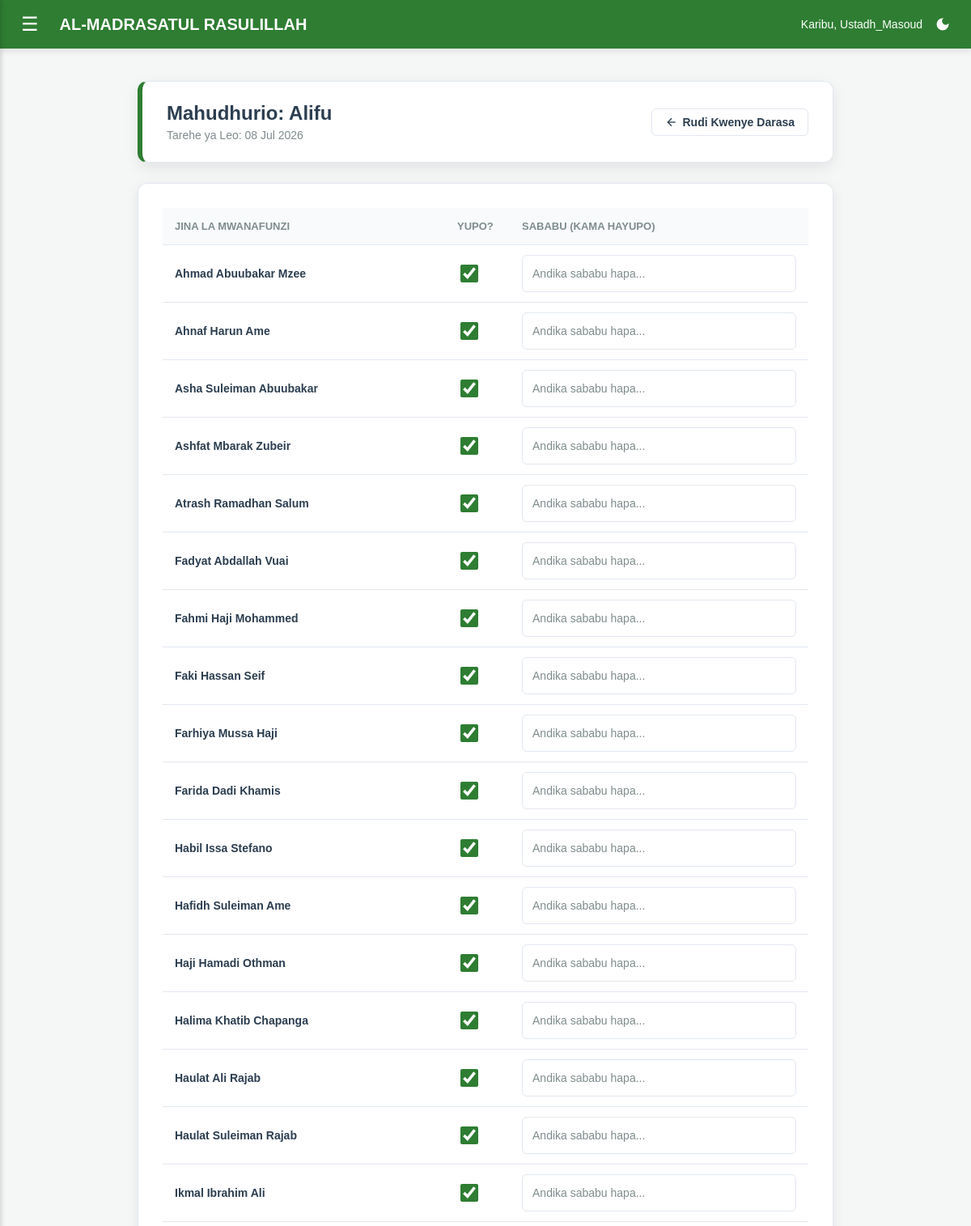
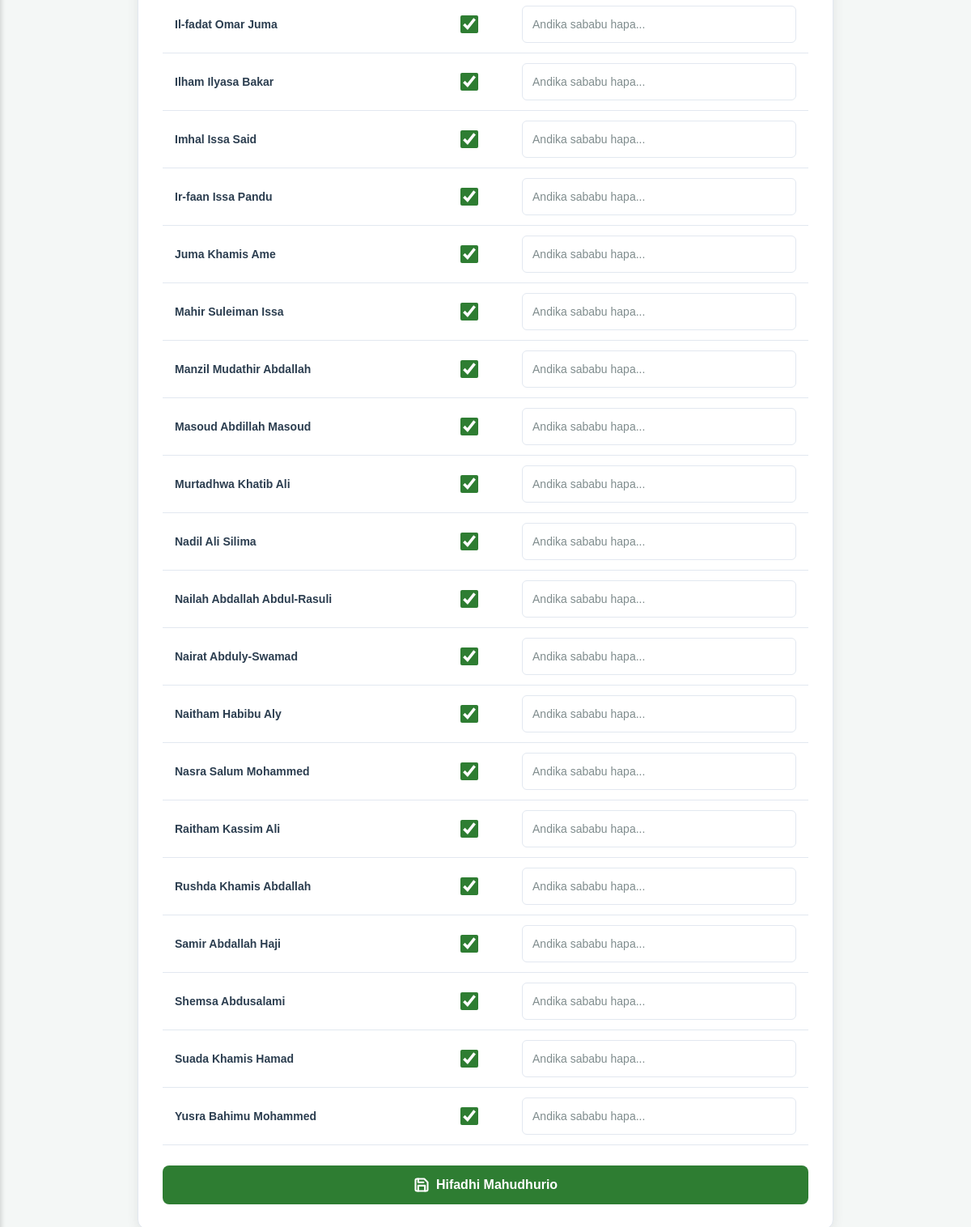
The app's page /madrasa/madarasa/2/mahudhurio/ (signed in) with its own data (2 pictures, top to bottom).
### usimamizi/models.py (models this page shows, shortened)
class Darasa(models.Model):
    jina = models.CharField(max_length=50, help_text="Mfano: Darasa la Kwanza, Ibtidai, n.k.")
    maelezo = models.TextField(blank=True, null=True)

class Mwanafunzi(models.Model):
    jina_kamili = models.CharField(
        max_length=100,
        unique=True,
        error_messages={
            'unique': "Mwanafunzi with this Jina already exists.",
        }
    )
    namba_ya_usajili = models.CharField(max_length=20, unique=True, blank=True)
    tarehe_ya_kuzaliwa = models.DateField(null=True, blank=True)
    mahala_anapoishi = models.CharField(max_length=100, null=True, blank=True)
    jina_la_mzazi = models.CharField(max_length=100, null=True, blank=True)
    namba_ya_simu_mzazi = models.CharField(max_length=15, null=True, blank=True)
    jinsia = models.CharField(max_length=2, choices=[('ME', 'Mwanamume (ME)'), ('KE', 'Mwanamke (KE)')], default='ME')
    darasa = models.ForeignKey(Darasa, on_delete=models.SET_NULL, null=True, blank=True)
    programu_ya_usiku = models.ForeignKey(Somo, on_delete=models.SET_NULL, null=True, blank=True, related_name='wanafunzi_usiku', help_text="Chagua kama anasoma usiku (Acha wazi kama hasomi usiku)")
    juzuu_aliyohifadhi = models.IntegerField(default=1)
    picha = models.ImageField(upload_to='picha_za_wanafunzi/', null=True, blank=True, validators=[validate_picha])
    tarehe_ya_kujiunga = models.DateField(auto_now_add=True)

### usimamizi/views.py (the view, shortened to what this page needs)
# urls.py: path('madarasa/<int:darasa_id>/mahudhurio/', views.mahudhurio_darasa, name='mahudhurio_darasa'),
@login_required(login_url='ingia')
@ruhusa_inahitajika('usimamizi.add_hudhurio')
def mahudhurio_darasa(request, darasa_id):
    darasa = get_object_or_404(Darasa, id=darasa_id)
    wanafunzi = Mwanafunzi.objects.filter(darasa=darasa).order_by('jina_kamili')
    leo = date.today()
    tayari_yapo = Hudhurio.objects.filter(
        mwanafunzi__darasa=darasa,
        tarehe=leo,
        aina_ya_rekodi='Kawaida'
    ).exists()
    context = {'darasa': darasa, 'wanafunzi': wanafunzi, 'leo': leo, 'tayari_yapo': tayari_yapo}
    return render(request, 'usimamizi/mahudhurio_darasa.html', context)

### usimamizi/views.py (called while the page is built)
def user_has_app_permission(user, *permissions):
    if not user.is_authenticated:
        return False
    if user.is_superuser:
        return True
    if Mwalimu.objects.filter(user=user, cheo='Mwalimu Mkuu').exists():
        return True
    return any(user.has_perm(permission) for permission in permissions)

def ruhusa_inahitajika(*permissions):
    def decorator(view_func):
        @wraps(view_func)
        def wrapper(request, *args, **kwargs):
            if user_has_app_permission(request.user, *permissions):
                return view_func(request, *args, **kwargs)
            raise PermissionDenied
        return wrapper
    return decorator

### usimamizi/templates/usimamizi/mahudhurio_darasa.html (shortened to what this page needs)
{% extends 'usimamizi/base.html' %}
{% load static %}
{% block extra_css %}
<link rel="stylesheet" href="{% static 'usimamizi/css/pages/mahudhurio_darasa.css' %}?v=20260706a">
{% endblock %}
{% block maudhui %}
<div class="page-shell mahudhurio_darasa-inline-1">
    <div class="app-card app-page-header app-card-accent-left-primary page-header">
        <div>
            <h1>Mahudhurio: {{ darasa.jina }}</h1>
            <p>Tarehe ya Leo: {{ leo|date:"d M Y" }}</p>
        </div>
        <a href="{% url 'wanafunzi_darasa' darasa.id %}" class="app-btn app-btn-outline app-btn-sm btn-back">
            <svg xmlns="http://www.w3.org/2000/svg" width="16" height="16" viewBox="0 0 24 24" fill="none" stroke="currentColor" stroke-width="2"><line x1="19" y1="12" x2="5" y2="12"></line><polyline points="12 19 5 12 12 5"></polyline></svg>
            Rudi Kwenye Darasa
        </a>
    </div>
    {% if tayari_yapo %}
        <div class="app-card app-card-accent-left-warning alert-warning">
            <svg xmlns="http://www.w3.org/2000/svg" width="48" height="48" viewBox="0 0 24 24" fill="none" stroke="currentColor" stroke-width="1.5" stroke-linecap="round" stroke-linejoin="round" class="mahudhurio_darasa-inline-2"><circle cx="12" cy="12" r="10"></circle><line x1="12" y1="8" x2="12" y2="12"></line><line x1="12" y1="16" x2="12.01" y2="16"></line></svg>
            <h3>Mahudhurio Tayari Yamechukuliwa!</h3>
            <p>Mahudhurio ya darasa hili kwa siku ya leo yameshasajiliwa kwenye mfumo. Huruhusiwi kuchukua mara mbili kwa siku moja.</p>
            <a href="{% url 'wanafunzi_darasa' darasa.id %}" class="app-btn app-btn-outline app-btn-sm btn-back mahudhurio_darasa-inline-3">Rudi Nyuma</a>
        </div>
    {% else %}
        <div class="app-card form-card">
            <form method="POST">
                <div class="app-table-wrap mahudhurio_darasa-inline-4">
                    <table class="app-table data-table">
                        <thead>
                            <tr>
                                <th>Jina la Mwanafunzi</th>
                                <th class="mahudhurio_darasa-inline-5">Yupo?</th>
                                <th>Sababu (Kama Hayupo)</th>
                            </tr>
                        </thead>
                        <tbody>
                            {% for mwanafunzi in wanafunzi %}
                            <tr>
                                <td class="mahudhurio_darasa-inline-6">
                                    {{ mwanafunzi.jina_kamili }}
                                </td>
                                <td class="mahudhurio_darasa-inline-7">
                                    <input type="checkbox" name="yupo_{{ mwanafunzi.id }}" checked class="custom-checkbox">
                                </td>
                                <td>
                                    <input type="text" name="sababu_{{ mwanafunzi.id }}" placeholder="Andika sababu hapa..." class="app-input custom-input">
                                </td>
                            </tr>
                            {% empty %}
                            <tr>
                                <td colspan="3" class="mahudhurio_darasa-inline-8">
                                    Hakuna wanafunzi waliosajiliwa kwenye darasa hili bado.
                                </td>
                            </tr>
                            {% endfor %}
                        </tbody>
                    </table>
                </div>
                <button type="submit" class="app-btn app-btn-primary btn-submit">
                    Hifadhi Mahudhurio
                </button>
            </form>
        </div>
    {% endif %}
</div>
{% endblock %}

### usimamizi/templates/usimamizi/base.html (shortened to what this page needs)
{% load static %}
<!DOCTYPE html>
<html lang="sw">
<head>
    <link rel="stylesheet" href="{% static 'usimamizi/css/base.css' %}?v=20260706a">
    {% block extra_css %}{% endblock %}
</head>
<body>
<div class="header">
    <button class="menu-btn" onclick="openNav()">☰</button>
    <h2>AL-MADRASATUL RASULILLAH</h2>
    <div class="user-actions">
        <span class="user-greeting">Karibu, {{ request.user.username }}</span>
        <button class="theme-switch" onclick="toggleTheme()" id="themeBtn" title="Badili Muonekano"></button>
    </div>
</div>
<div class="main-content" id="main">
    {% block maudhui %}{% endblock %}
</div>
</body>
</html>

### usimamizi/static/usimamizi/css/pages/mahudhurio_darasa.css (style rules this page uses)
.page-header { background-color: var(--card-bg); padding: 25px 30px; border-radius: 12px; border: 1px solid var(--border-color); border-left: 6px solid var(--primary); margin-bottom: 25px; display: flex; justify-content: space-between; align-items: center; flex-wrap: wrap; gap: 15px; }
.page-header h1 { margin: 0 0 5px 0; color: var(--text-main); font-size: 24px; font-weight: 700; }
.page-header p { margin: 0; color: var(--text-muted); font-size: 14px; font-weight: 500; }
.btn-back { background: transparent; border: 1px solid var(--border-color); color: var(--text-main); padding: 8px 16px; border-radius: 6px; text-decoration: none; font-size: 14px; font-weight: 600; transition: 0.2s; display: inline-flex; align-items: center; gap: 6px; }
.form-card { background-color: var(--card-bg); padding: 30px; border-radius: 12px; border: 1px solid var(--border-color); box-shadow: 0 4px 15px var(--shadow-color); }
.data-table { width: 100%; border-collapse: collapse; }
.data-table th { background-color: var(--table-header); padding: 15px; text-align: left; font-size: 13px; color: var(--text-muted); text-transform: uppercase; font-weight: 600; border-bottom: 1px solid var(--border-color); }
.data-table td { padding: 12px 15px; border-bottom: 1px solid var(--border-color); font-size: 14px; color: var(--text-main); vertical-align: middle; }
.custom-checkbox { width: 22px; height: 22px; cursor: pointer; accent-color: var(--primary); }
.custom-input { width: 100%; padding: 10px 12px; border-radius: 6px; border: 1px solid var(--border-color); background-color: var(--input-bg); color: var(--text-main); font-size: 14px; outline: none; transition: 0.2s; box-sizing: border-box; }
.btn-submit { background-color: var(--primary); color: white; border: none; padding: 14px 30px; border-radius: 8px; font-size: 16px; font-weight: bold; cursor: pointer; transition: 0.2s; display: inline-flex; align-items: center; gap: 8px; width: 100%; justify-content: center; margin-top: 25px; }
.mahudhurio_darasa-inline-1 { max-width: 900px; margin: auto; padding: 20px; }
.mahudhurio_darasa-inline-4 { overflow-x: auto; }
.mahudhurio_darasa-inline-5 { text-align: center; width: 80px; }
.mahudhurio_darasa-inline-6 { font-weight: 600; }
.mahudhurio_darasa-inline-7 { text-align: center; }

### records on screen
Darasa: jina "Alifu"
Mwanafunzi: jina_kamili "Ahmad Abuubakar Mzee"
Mwanafunzi: jina_kamili "Ahnaf Harun Ame"
Mwanafunzi: jina_kamili "Asha Suleiman Abuubakar"
Mwanafunzi: jina_kamili "Ashfat Mbarak Zubeir"
Mwanafunzi: jina_kamili "Atrash Ramadhan Salum"
Mwanafunzi: jina_kamili "Fadyat Abdallah Vuai"
Mwanafunzi: jina_kamili "Fahmi Haji Mohammed"
Mwanafunzi: jina_kamili "Faki Hassan Seif"
Mwanafunzi: jina_kamili "Farhiya Mussa Haji"
Mwanafunzi: jina_kamili "Farida Dadi Khamis"
Mwanafunzi: jina_kamili "Habil Issa Stefano"
Mwanafunzi: jina_kamili "Hafidh Suleiman Ame"
Mwanafunzi: jina_kamili "Haji Hamadi Othman"
Mwanafunzi: jina_kamili "Halima Khatib Chapanga"
Mwanafunzi: jina_kamili "Haulat Ali Rajab"
Mwanafunzi: jina_kamili "Haulat Suleiman Rajab"
Mwanafunzi: jina_kamili "Ikmal Ibrahim Ali"
Mwanafunzi: jina_kamili "Il-fadat Omar Juma"
Mwanafunzi: jina_kamili "Ilham Ilyasa Bakar"
Mwanafunzi: jina_kamili "Imhal Issa Said"
Mwanafunzi: jina_kamili "Ir-faan Issa Pandu"
Mwanafunzi: jina_kamili "Juma Khamis Ame"
Mwanafunzi: jina_kamili "Mahir Suleiman Issa"
Mwanafunzi: jina_kamili "Manzil Mudathir Abdallah"
Mwanafunzi: jina_kamili "Masoud Abdillah Masoud"
Mwanafunzi: jina_kamili "Murtadhwa Khatib Ali"
Mwanafunzi: jina_kamili "Nadil Ali Silima"
Mwanafunzi: jina_kamili "Nailah Abdallah Abdul-Rasuli"
Mwanafunzi: jina_kamili "Nairat Abduly-Swamad"
Mwanafunzi: jina_kamili "Naitham Habibu Aly"
Mwanafunzi: jina_kamili "Nasra Salum Mohammed"
Mwanafunzi: jina_kamili "Raitham Kassim Ali"
Mwanafunzi: jina_kamili "Rushda Khamis Abdallah"
Mwanafunzi: jina_kamili "Samir Abdallah Haji"
Mwanafunzi: jina_kamili "Shemsa Abdusalami"
Mwanafunzi: jina_kamili "Suada Khamis Hamad"
Mwanafunzi: jina_kamili "Yusra Bahimu Mohammed"

### other values on screen
{{ request.user.username }} "Ustadh_Masoud"
{{ leo|date:"d M Y" }} "08 Jul 2026"
